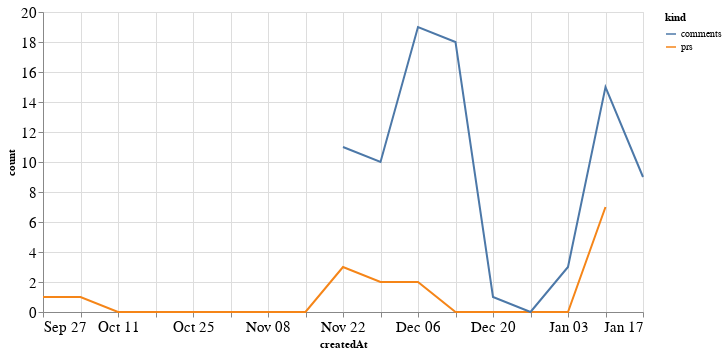

The cell this chart's notebook holds for it:
### Code cell
alt.Chart(total_time, width=600).mark_line().encode(
    x='createdAt',
    y='count',
    color='kind'
)

### Figure 1 — Vega-Lite specification as saved in the notebook (floating-point values rounded to 4 significant figures)
{"config": {"axisLeft": {"labelFontSize": 15}, "axisBottom": {"labelFontSize": 15}}, "data": {"name": "data-1a67b02dbb23fb41d796f6e2712d97de"}, "mark": "line", "encoding": {"color": {"type": "nominal", "field": "kind"}, "x": {"type": "temporal", "field": "createdAt"}, "y": {"type": "quantitative", "field": "count"}}, "width": 600, "$schema": "https://vega.github.io/schema/vega-lite/v4.8.1.json", "datasets": {"data-1a67b02dbb23fb41d796f6e2712d97de": [{"createdAt": "2020-09-27T00:00:00", "kind": "prs", "count": 1.0}, {"createdAt": "2020-10-04T00:00:00", "kind": "prs", "count": 1.0}, {"createdAt": "2020-10-11T00:00:00", "kind": "prs", "count": 0.0}, {"createdAt": "2020-10-18T00:00:00", "kind": "prs", "count": 0.0}, {"createdAt": "2020-10-25T00:00:00", "kind": "prs", "count": 0.0}, {"createdAt": "2020-11-01T00:00:00", "kind": "prs", "count": 0.0}, {"createdAt": "2020-11-08T00:00:00", "kind": "prs", "count": 0.0}, {"createdAt": "2020-11-15T00:00:00", "kind": "prs", "count": 0.0}, {"createdAt": "2020-11-22T00:00:00", "kind": "prs", "count": 3.0}, {"createdAt": "2020-11-29T00:00:00", "kind": "prs", "count": 2.0}, {"createdAt": "2020-12-06T00:00:00", "kind": "prs", "count": 2.0}, {"createdAt": "2020-12-13T00:00:00", "kind": "prs", "count": 0.0}, {"createdAt": "2020-12-20T00:00:00", "kind": "prs", "count": 0.0}, {"createdAt": "2020-12-27T00:00:00", "kind": "prs", "count": 0.0}, {"createdAt": "2021-01-03T00:00:00", "kind": "prs", "count": 0.0}, {"createdAt": "2021-01-10T00:00:00", "kind": "prs", "count": 7.0}, {"createdAt": "2021-01-17T00:00:00", "kind": "prs", "count": null}, {"createdAt": "2020-09-27T00:00:00", "kind": "comments", "count": null}, {"createdAt": "2020-10-04T00:00:00", "kind": "comments", "count": null}, {"createdAt": "2020-10-11T00:00:00", "kind": "comments", "count": null}, {"createdAt": "2020-10-18T00:00:00", "kind": "comments", "count": null}, {"createdAt": "2020-10-25T00:00:00", "kind": "comments", "count": null}, {"createdAt": "2020-11-01T00:00:00", "kind": "comments", "count": null}, {"createdAt": "2020-11-08T00:00:00", "kind": "comments", "count": null}, {"createdAt": "2020-11-15T00:00:00", "kind": "comments", "count": null}, {"createdAt": "2020-11-22T00:00:00", "kind": "comments", "count": 11.0}, {"createdAt": "2020-11-29T00:00:00", "kind": "comments", "count": 10.0}, {"createdAt": "2020-12-06T00:00:00", "kind": "comments", "count": 19.0}, {"createdAt": "2020-12-13T00:00:00", "kind": "comments", "count": 18.0}, {"createdAt": "2020-12-20T00:00:00", "kind": "comments", "count": 1.0}, {"createdAt": "2020-12-27T00:00:00", "kind": "comments", "count": 0.0}, {"createdAt": "2021-01-03T00:00:00", "kind": "comments", "count": 3.0}, {"createdAt": "2021-01-10T00:00:00", "kind": "comments", "count": 15.0}, {"createdAt": "2021-01-17T00:00:00", "kind": "comments", "count": 9.0}]}}
